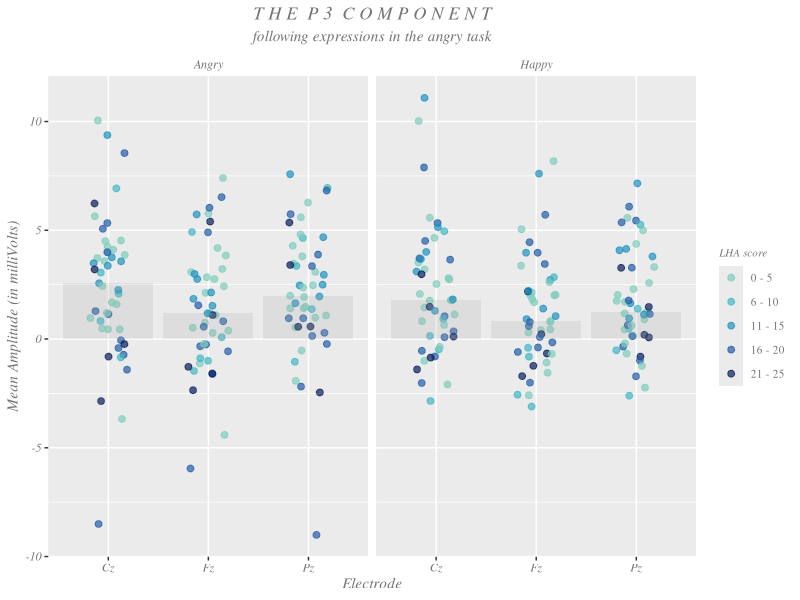
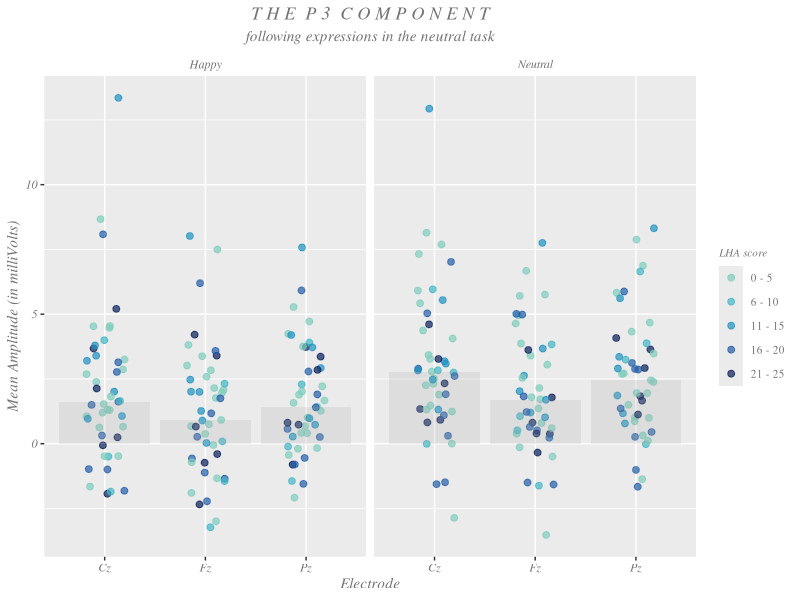
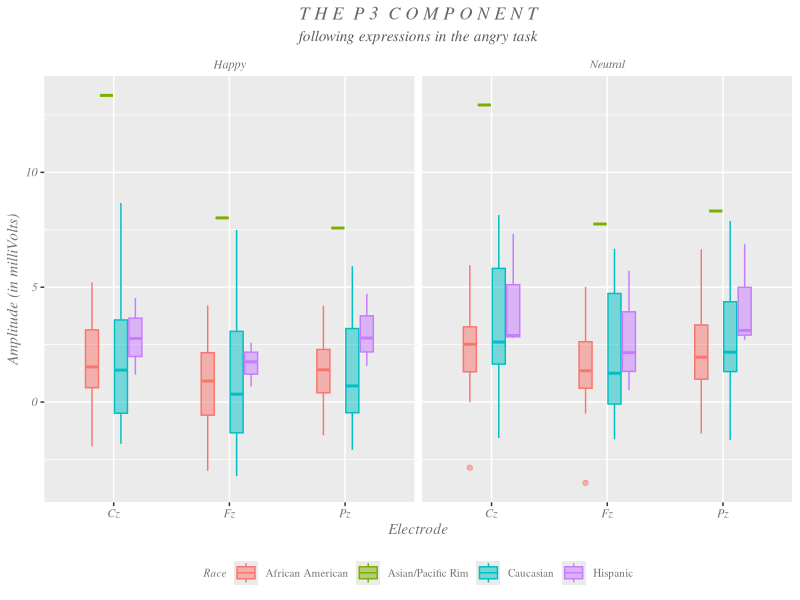
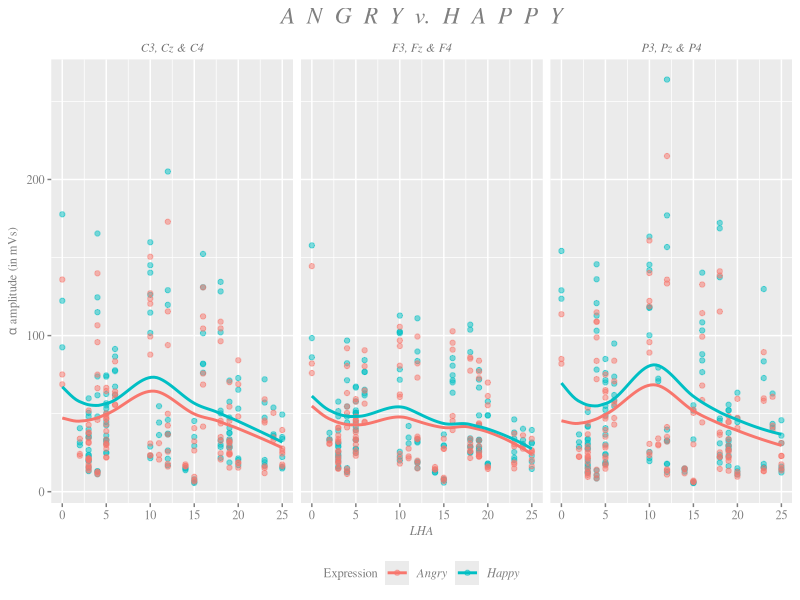
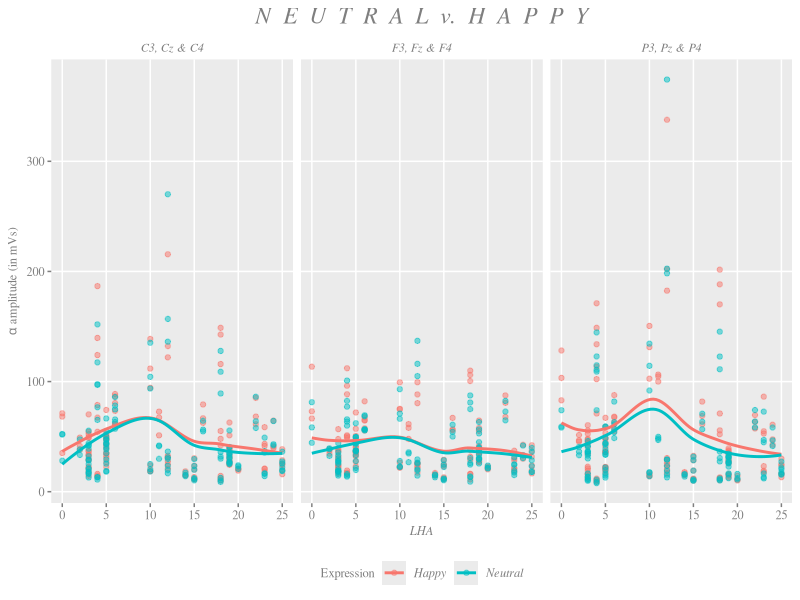
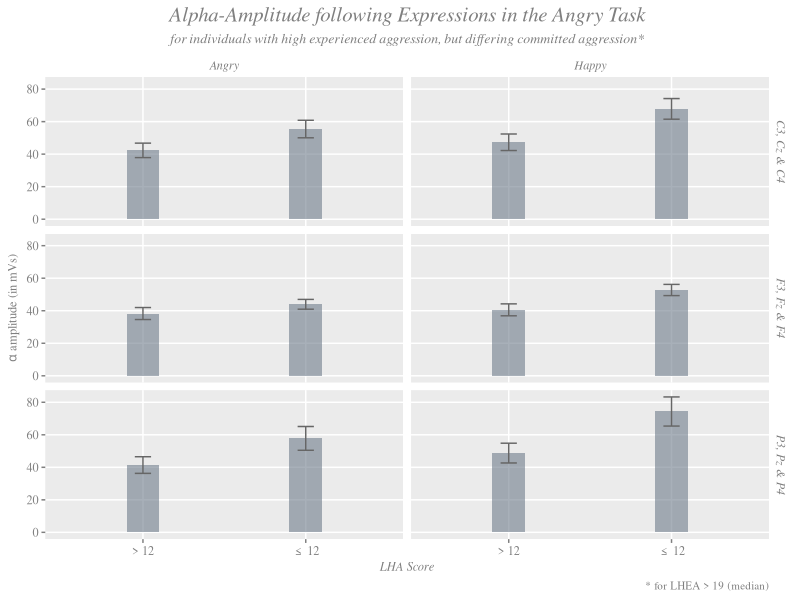
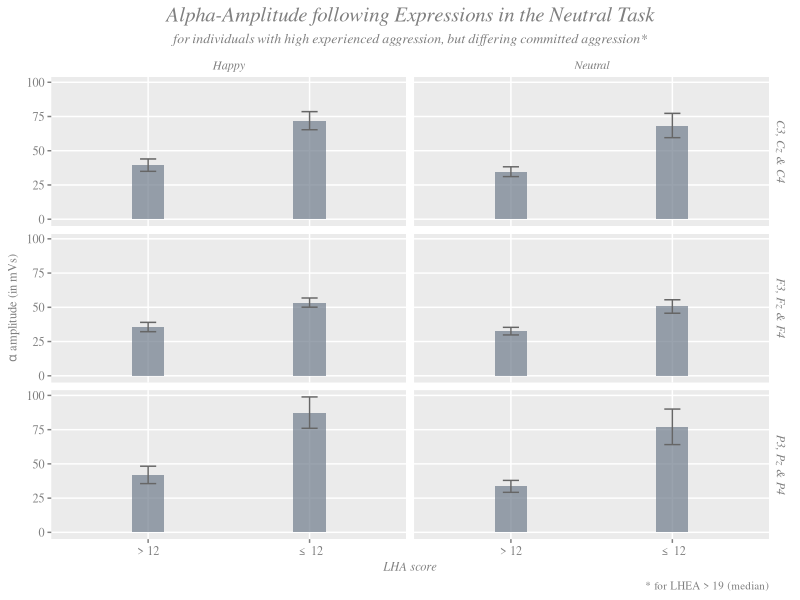

R code for these plots, in order:
## ---- chunk 1
knitr::opts_chunk$set(echo = FALSE, warning = FALSE, message = FALSE)
## ---- chunk 2
library(tidyverse)
erp_erd <- read_csv("ERP_ERD.csv")
## ---- chunk 3
strip_theme <- theme(plot.title = element_text(family = "Times", face = "italic", hjust = 0.5, color = "gray45"),
        plot.subtitle = element_text(family = "Times", face = "italic", hjust = 0.5, color = "gray45"),
        axis.title = element_text(family = "Times", face = "italic", color = "gray45"),
        axis.text = element_text(family = "Times", face = "italic", color = "gray45"),
        strip.text.x = element_text(family = "Times", face = "italic", color = "gray45"),
        strip.background = element_blank(),
        legend.title = element_text(family = "Times", face = "italic", size = 8, color = "gray45"),
        legend.text = element_text(family = "Times", color = "gray45", size = 8))

Cz_Fz_Pz <- erp_erd %>%
  filter(Electrode == "Cz" | Electrode == "Pz" | Electrode == "Fz") %>%
  mutate(LHA = ifelse(LHA == "NaN", 0, LHA)) %>%
  mutate(LHA_levels = ifelse(LHA == 0, "0 - 5",
                             ifelse(LHA == 1, "0 - 5",
                                    ifelse(LHA == 2, "0 - 5",
                                           ifelse(LHA == 3, "0 - 5",
                                                  ifelse(LHA == 4, "0 - 5",
                                                         ifelse(LHA == 5, "0 - 5",
                                                                ifelse(LHA == 6, "6 - 10",
                                                                       ifelse(LHA == 7, "6 - 10",
                                                                              ifelse(LHA == 8, "6 -10",
                                                                                     ifelse(LHA == 9, "6 - 10",
                                                                                            ifelse(LHA == 10, "6 - 10",
                                                                                                   ifelse(LHA == 11, "11 - 15",
                                                                                                          ifelse(LHA == 12, "11 - 15",
                                                                                                                 ifelse(LHA == 13, "11 - 15",
                                                                                                                        ifelse (LHA == 14, "11 - 15",
                                                                                                                                ifelse(LHA == 15, "11 - 15",
                                                                                                                                       ifelse(LHA == 16, "16 - 20",
                                                                                                                                              ifelse(LHA == 17, "16 - 20",
                                                                                                                                                     ifelse(LHA == 18, "16 - 20",
                                                                                                                                                            ifelse(LHA == 19, "16 - 20",
                                                                                                                                                                   ifelse(LHA == 20, "16 - 20", "21 - 25")))))))))))))))))))))) %>%
  na.omit()

Cz_Fz_Pz %>%
  filter(Task == "A") %>%
  mutate(Expression = ifelse(Expression == "A", "Angry", "Happy")) %>%
ggplot(aes(Electrode, Mean_Amplitude)) +
  geom_jitter(position=position_jitter(0.2), alpha = 0.7, aes(color = LHA_levels), size = 2) +
  stat_summary(fun.y=median, geom="bar", fill ="darkgray", size = 1, alpha = 0.2) +
  scale_color_manual(breaks = c("0 - 5", "6 - 10", "11 - 15", "16 - 20", "21 - 25"), values = c("0 - 5" = "#7fcdbb", "6 - 10" = "#41b6c4", "11 - 15" = "#1d91c0", "16 - 20" = "#225ea8", "21 - 25" = "#081d58")) +
  labs(title = "T H E  P 3  C O M P O N E N T",
       subtitle = "following expressions in the angry task",
       color = "LHA score",
       y = "Mean Amplitude (in milliVolts)") +
  facet_wrap(~Expression) +
  strip_theme
## ---- chunk 4
Cz_Fz_Pz %>%
  filter(Task == "N") %>%
  mutate(Expression = ifelse(Expression == "N", "Neutral", "Happy")) %>%
ggplot(aes(Electrode, Mean_Amplitude)) +
  geom_jitter(position=position_jitter(0.2), alpha = 0.7, aes(color = LHA_levels), size = 2) +
  stat_summary(fun.y=median, geom="bar", fill ="darkgray", size = 1, alpha = 0.2) +
  scale_color_manual(breaks = c("0 - 5", "6 - 10", "11 - 15", "16 - 20", "21 - 25"), values = c("0 - 5" = "#7fcdbb", "6 - 10" = "#41b6c4", "11 - 15" = "#1d91c0", "16 - 20" = "#225ea8", "21 - 25" = "#081d58")) +
  labs(title = "T H E  P 3  C O M P O N E N T",
       subtitle = "following expressions in the neutral task",
       color = "LHA score",
       y = "Mean Amplitude (in milliVolts)") +
  facet_wrap(~Expression) +
  strip_theme

## ---- chunk 5
Cz_Fz_Pz %>%
  filter(Task == "N") %>%
  mutate(Expression = ifelse(Expression == "N", "Neutral", "Happy")) %>%
  mutate(Race = ifelse(Race == 1, "Caucasian",
                       ifelse(Race == 2, "African American",
                              ifelse(Race == 3, "Asian/Pacific Rim", "Hispanic")))) %>%
ggplot(aes(Electrode, Mean_Amplitude)) +
  geom_boxplot(aes(color = Race, fill = Race), alpha = 0.5, width = 0.5) +
  labs(title = "T H E  P 3  C O M P O N E N T",
       subtitle = "following expressions in the angry task",
       y = "Amplitude (in milliVolts)") +
  facet_wrap(~Expression) +
theme(plot.title = element_text(family = "Times", face = "italic", hjust = 0.5, color = "gray40"),
        plot.subtitle = element_text(family = "Times", face = "italic", hjust = 0.5, color = "gray35"),
        axis.title = element_text(family = "Times", face = "italic", color = "gray45"),
        axis.text = element_text(family = "Times", face = "italic", color = "gray45"),
        strip.text.x = element_text(family = "Times", face = "italic", color = "gray45"),
        strip.background = element_blank(),
      legend.position = "bottom",
        legend.title = element_text(family = "Times", face = "italic", size = 8, color = "gray45"),
        legend.text = element_text(family = "Times", color = "gray45", size = 8))
## ---- chunk 6
erp_erd_data <- erp_erd %>%
  mutate(Laterality = ifelse(Electrode == "C3" | Electrode == "P3" | Electrode == "F3", "L",
                             ifelse(Electrode == "Cz" | Electrode == "Pz" | Electrode == "Fz", "M",
                                    ifelse(Electrode == "C4" | Electrode == "P4" | Electrode == "F4", "R", "NA")))) %>%
  mutate(Anterior_Posterior = ifelse(Electrode == "F3" | Electrode == "Fz" | Electrode == "F4", "F",
                                     ifelse(Electrode == "C3" | Electrode == "Cz" | Electrode == "C4", "C",
                                            ifelse(Electrode == "P3" | Electrode == "Pz" | Electrode == "P4", "P", "NA")))) %>%
  rename(Mean = Mean_Amplitude) %>%
  gather(Mean, Delta, Theta, Alpha, Beta, Gamma, key = "Amplitude_Type", value = "Amplitude")

alpha_theta <- erp_erd_data %>%
  filter(Electrode == "C3" | Electrode == "P3" | Electrode == "F3" | Electrode == "Cz" | Electrode == "Pz" | Electrode == "Fz" |
           Electrode == "C4" | Electrode == "P4" | Electrode == "F4") %>%
  filter(Amplitude_Type == "Alpha" | Amplitude_Type == "Theta")

alpha_theta %>%
  filter(Task == "A") %>%
  filter(Amplitude_Type == "Alpha") %>%
  mutate(Expression = ifelse(Expression == "A", "Angry", "Happy")) %>%
  mutate(Anterior_Posterior = ifelse(Anterior_Posterior == "C", "C3, Cz & C4",
                                     ifelse(Anterior_Posterior == "F", "F3, Fz & F4", "P3, Pz & P4"))) %>%
  na.omit %>%
ggplot(aes(LHA, Amplitude, color = Expression)) +
  geom_point(alpha = 0.5) +
  geom_smooth(se = FALSE) +
  facet_wrap(~Anterior_Posterior) +
  labs(title = "A  N  G  R  Y  v.  H  A  P  P  Y",
       y = expression(paste(alpha, " amplitude (in mVs)"))) +
  theme(plot.title = element_text(hjust = 0.5, size = 17, face = "italic", 
                                  family = "Times", color = "gray50"),
        axis.title.x = element_text(hjust = 0.5, size = 9, face = "italic", 
                                    family = "Times", color = "gray50"),
        axis.title.y = element_text(hjust = 0.5, size = 9, face = "italic", 
                                    family = "Times", color = "gray50"),
        plot.caption = element_text(size = 8, color = "gray50", family = "Times"),
        strip.text.x = element_text(family = "Times", face = "italic", color = "gray45"),
        strip.background = element_blank(),
        axis.text.x = element_text(family = "Times", color = "gray50"),
        axis.text.y = element_text(family = "Times", color = "gray50"),
        axis.ticks = element_line(color = "gray50"),
        legend.position = "bottom",
        legend.title = element_text(family = "Times", color = "gray50", size = 9),
        legend.text = element_text(family = "Times", color = "gray50", size = 9, face = "italic"))
## ---- chunk 7
alpha_theta %>%
  filter(Task == "N" & Amplitude_Type == "Alpha") %>%
  mutate(Expression = ifelse(Expression == "N", "Neutral", "Happy")) %>%
  mutate(Anterior_Posterior = ifelse(Anterior_Posterior == "C", "C3, Cz & C4",
                                     ifelse(Anterior_Posterior == "F", "F3, Fz & F4", "P3, Pz & P4"))) %>%
  na.omit() %>%
ggplot(aes(LHA, Amplitude, color = Expression)) +
  geom_point(alpha = 0.5) +
  geom_smooth(se = FALSE) +
  facet_wrap(~Anterior_Posterior) +
  labs(title = "N  E  U  T  R  A  L  v.  H  A  P  P  Y",
       y = expression(paste(alpha, " amplitude (in mVs)"))) +
  theme(plot.title = element_text(hjust = 0.5, size = 17, face = "italic", 
                                  family = "Times", color = "gray50"),
        axis.title.x = element_text(hjust = 0.5, size = 9, face = "italic", 
                                    family = "Times", color = "gray50"),
        axis.title.y = element_text(hjust = 0.5, size = 9, face = "italic", 
                                    family = "Times", color = "gray50"),
        plot.caption = element_text(size = 8, color = "gray50", family = "Times"),
        panel.grid.minor = element_blank(),
        strip.background = element_blank(),
        strip.text = element_text(family = "Times", color = "gray50", face = "italic"),
        axis.text.x = element_text(family = "Times", color = "gray50"),
        axis.text.y = element_text(family = "Times", color = "gray50"),
        axis.ticks = element_line(color = "gray50"),
        legend.position = "bottom",
        legend.title = element_text(family = "Times", color = "gray50", size = 9),
        legend.text = element_text(family = "Times", color = "gray50", size = 9, face = "italic"))
## ---- chunk 8
library(plyr)
bar_chart_ang <- alpha_theta %>%
  filter(Task == "A") %>%
  filter(Amplitude_Type == "Alpha") %>%
  mutate(Expression = ifelse(Expression == "A", "Angry", "Happy")) %>%
  mutate(Anterior_Posterior = ifelse(Anterior_Posterior == "C", "C3, Cz & C4",
                                     ifelse(Anterior_Posterior == "F", "F3, Fz & F4", "P3, Pz & P4"))) %>%
  mutate(high_low_LHA = ifelse(LHA <= 12, "\u2264 12", "> 12")) %>%
  filter(LHEA > 19) %>%
  na.omit %>%
  unite(Task_Exp_Axis_Group, Task, Expression, Anterior_Posterior, high_low_LHA)

avg_sd_ang <- plyr::ddply(bar_chart_ang, .(Task_Exp_Axis_Group), summarize, mean_amp = mean(Amplitude), sd_amp = sd(Amplitude))

bars_ang <- avg_sd_ang %>%
  separate(Task_Exp_Axis_Group, into = c("Task", "Expression", "Anterior_Posterior", "high_low_LHA"), sep = "_") %>%
  mutate(se_amp = sd_amp/sqrt(49)) %>%
  mutate(ymax = mean_amp + se_amp,
         ymin = mean_amp - se_amp)
  

ggplot(bars_ang, aes(high_low_LHA, mean_amp)) +
  geom_bar(stat = "identity", fill = "lightsteelblue4", alpha = 0.6, width = 0.2) +
  geom_errorbar(aes(ymin = mean_amp - se_amp, ymax = mean_amp + se_amp), width = 0.1, color = "gray40") +
  facet_grid(Anterior_Posterior ~ Expression) +
  scale_color_discrete(breaks = c("\u2264 12","> 12")) +
  labs(subtitle = "for individuals with high experienced aggression, but differing committed aggression*",
       title = "Alpha-Amplitude following Expressions in the Angry Task",
       caption = "* for LHEA > 19 (median)",
       x = "LHA Score",
       y = expression(paste(alpha, " amplitude (in mVs)")),
       color = "LHA") +
  theme(plot.title = element_text(hjust = 0.5, size = 15, face = "italic", 
                                  family = "Times", color = "gray50"),
        plot.subtitle = element_text(hjust = 0.5, size = 10, face = "italic", 
                                  family = "Times", color = "gray50"),
        axis.title.x = element_text(hjust = 0.5, size = 9, face = "italic", 
                                    family = "Times", color = "gray50"),
        axis.title.y = element_text(hjust = 0.5, size = 9, face = "italic", 
                                    family = "Times", color = "gray50"),
        plot.caption = element_text(size = 8, color = "gray50", family = "Times"),
        panel.grid.minor = element_blank(),
        axis.text.x = element_text(family = "Times", color = "gray50"),
        axis.text.y = element_text(family = "Times", color = "gray50"),
        axis.ticks = element_line(color = "gray50"),
        legend.position = "bottom",
        legend.title = element_text(family = "Times", color = "gray50", size = 9),
        legend.text = element_text(family = "Times", color = "gray50", size = 9, face = "italic"),
        strip.background = element_blank(),
        strip.text = element_text(family = "Times", color = "gray50", face = "italic"))
## ---- chunk 9
bar_chart_neu <- alpha_theta %>%
  filter(Task == "N") %>%
  filter(Amplitude_Type == "Alpha") %>%
  mutate(Expression = ifelse(Expression == "N", "Neutral", "Happy")) %>%
  mutate(Anterior_Posterior = ifelse(Anterior_Posterior == "C", "C3, Cz & C4",
                                     ifelse(Anterior_Posterior == "F", "F3, Fz & F4", "P3, Pz & P4"))) %>%
  mutate(high_low_LHA = ifelse(LHA <= 12, "\u2264 12", "> 12")) %>%
  filter(LHEA > 19) %>%
  na.omit %>%
  unite(Task_Exp_Axis_Group, Task, Expression, Anterior_Posterior, high_low_LHA)

avg_sd_neu <- plyr::ddply(bar_chart_neu, .(Task_Exp_Axis_Group), summarize, mean_amp = mean(Amplitude), sd_amp = sd(Amplitude))

bars_neu <- avg_sd_neu %>%
  separate(Task_Exp_Axis_Group, into = c("Task", "Expression", "Anterior_Posterior", "high_low_LHA"), sep = "_") %>%
  mutate(se_amp = sd_amp/sqrt(49)) %>%
  mutate(ymax = mean_amp + se_amp,
         ymin = mean_amp - se_amp)

ggplot(bars_neu, aes(high_low_LHA, mean_amp)) +
  geom_bar(stat = "identity", fill = "lightsteelblue4", alpha = 0.7, width = 0.2) +
  facet_grid(Anterior_Posterior ~ Expression) +
  scale_color_discrete(breaks = c("\u2264 12","> 12")) +
   geom_errorbar(aes(ymin = mean_amp - se_amp, ymax = mean_amp + se_amp), width = 0.1, color = "gray40") +
  labs(subtitle = "for individuals with high experienced aggression, but differing committed aggression*",
       title = "Alpha-Amplitude following Expressions in the Neutral Task",
       caption = "* for LHEA > 19 (median)",
       x = "LHA score",
       y = expression(paste(alpha, " amplitude (in mVs)")),
       color = "LHA") +
  theme(plot.title = element_text(hjust = 0.5, size = 15, face = "italic", 
                                  family = "Times", color = "gray50"),
        plot.subtitle = element_text(hjust = 0.5, size = 10, face = "italic", 
                                  family = "Times", color = "gray50"),
        axis.title.x = element_text(hjust = 0.5, size = 9, face = "italic", 
                                    family = "Times", color = "gray50"),
        axis.title.y = element_text(hjust = 0.5, size = 9, face = "italic", 
                                    family = "Times", color = "gray50"),
        plot.caption = element_text(size = 8, color = "gray50", family = "Times"),
        panel.grid.minor = element_blank(),
        axis.text.x = element_text(family = "Times", color = "gray50"),
        axis.text.y = element_text(family = "Times", color = "gray50"),
        axis.ticks = element_line(color = "gray50"),
        legend.position = "bottom",
        legend.title = element_text(family = "Times", color = "gray50", size = 9),
        legend.text = element_text(family = "Times", color = "gray50", size = 9, face = "italic"),
        strip.background = element_blank(),
        strip.text = element_text(family = "Times", color = "gray50", face = "italic"))
